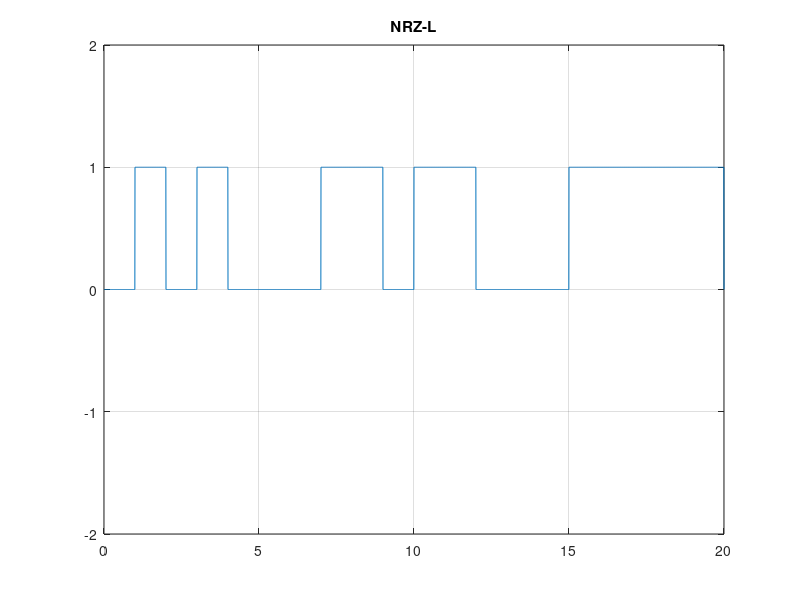

Write MATLAB code to recreate this figure.
clc;
clear;
% bit array 
x=[ 0 1 0 1 0 0 0 1 1 0  1   1    0   0   0  1  1  1  1  1  ];
%   0 1 2 3 4 5 6 7 8 9 10   11  12  13  14 15 16 17 18 19 
T=length(x); % T = 20
n=200; 
N=n*T;  % N = 400
dt=T/N; % dt =.005
t=0:dt:T; % t[4000]
y=zeros(1,length(t)); % y [40000] 
for i=0:T-1; % will iterate 20 time 
    if x(i+1)==1
        y(i*n+1 : (i+1)*n)= 1;
    else
        y(i*n+1 : (i+1)*n)= 0;
    end;
end;
plot(t,y);
axis([0 t(end) -2 2]);
grid on;
title('NRZ-L');

